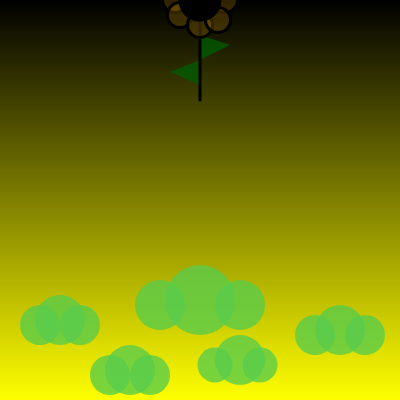
Frame 1 (no input)
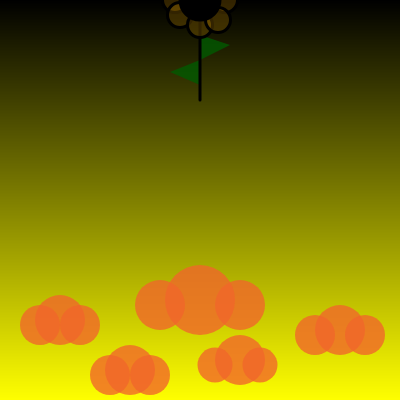
Frame 60 (no input)
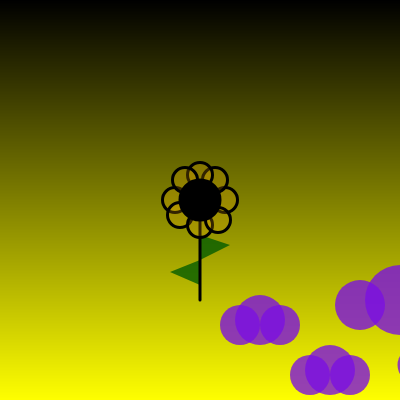
Frame 120 (the mouse pressed at the canvas centre since frame 60)

The p5.js sketch that drew these frames (run headless with seeded random() and noise() and a simulated clock; from frame 60 on, the mouse is pressed at the canvas centre):

// p5.js sketch
// ── sketch.js
var x;
var r;
var g;
var b;
function setup() {
  createCanvas(400, 400);
  x = 25;
  r = random(255); // random red   //quick begining change
  g = random(255); // random blue 
  b = random(255); //random green

  
}

function draw() {
  
//The Yellow Ombre effect
  background(0);
  noStroke();
  for(var i = 0; i < height; i=i+1)   //the variable i is set equal to 0, 0 is greater than the height, and i keeps on adding 1
    { 
      fill(255 * (i / height), 255 *(i / height),0);  //255 is red and red is mulitplied by i over the height and the green does the same, blue is empty
      rect(0,i, width, 1); //the x value starts at 0 and the y value is set to i, width takes up the whole screen 

    }
  //console.log(255* (i / height));
  

//Sunflower
  fill(0,90,0,200); //transparent green
  triangle(width/2, mouseY+x+10, 230, mouseY+x+20, height/2, mouseY+60); //right leaf
  triangle(width/2,mouseY+60,170,mouseY+72,width/2,mouseY+85); //left leaf
  
  
  stroke(0); //stroke
  strokeWeight(3); //stokeweight
  
  
  line(height/2, mouseY,height/2,mouseY + 100); //stem
  
  fill(255,180,0,50);			//transparent yellow pedals
  ellipse(175, mouseY, x);      //petal 1
  ellipse(225, mouseY, x);			//petal 2
  ellipse(215, mouseY-20, x);	  //petal 3
  ellipse(180, mouseY+x-10 ,x);	//petal 4
  ellipse(200, mouseY-x ,x);	  //petal 5
  ellipse(200, mouseY+x, x);	  //petal 6
  ellipse(218, mouseY+x-5, x);	//petal 7
  ellipse(185, mouseY-20, x);	  //petal 8
  
  fill(0,0,0); //black
  ellipse(height/2, mouseY, 40);  //black circle
	
//The clouds
  r = random(255); // random red
  g = random(255); // random blue
  b = random(255); //random green

  
  noStroke();
  fill(r, g, b,200); //random colors, same transparency 
  //frameRate(3); // I would put this, but it slows down the entire program
  
  //cloud 1
  ellipse(mouseY+height/2+40,305,50);
  ellipse(mouseY+height/2,300,70);		
  ellipse(mouseY+160,305,50);
  
  //cloud 2
  ellipse(mouseY+height/2+40,360,x*2);
  ellipse(mouseY+height/2+15,365,x+10);
  ellipse(mouseY+height/2+60,365,x+10);
  
  //cloud 3
  ellipse(mouseY+x*14-10,330,x*2);
  ellipse(mouseY+x*12+15,335,x+15);
  ellipse(mouseY+x*14+15,335,x+15);
  
  //cloud 4
  ellipse(mouseY+60,320,x*2);
  ellipse(mouseY+80,325,x*2-10);
  ellipse(mouseY+40,325,x*2-10);
  
  //cloud 5
  ellipse(mouseY+130,370,x*2);
  ellipse(mouseY+110,375,x*2-10);
  ellipse(mouseY+150,375,x*2-10);
  
  
  

  
}
